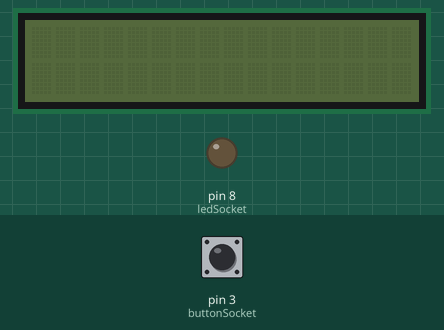
This sketch was run on a simulated Arduino Uno, built with avr-gcc and run on an emulated ATmega328P. Shown: 16×2 character LCD, output pins drawn as LEDs (lit = HIGH). Inputs (shaded band) come from the test bench; at power-on: pin 3 (buttonSocket) LOW.

Above: at 1.2 s.
1.3 s: pin 3 (buttonSocket) pulled HIGH for 0.15 s
At 1.45 s:
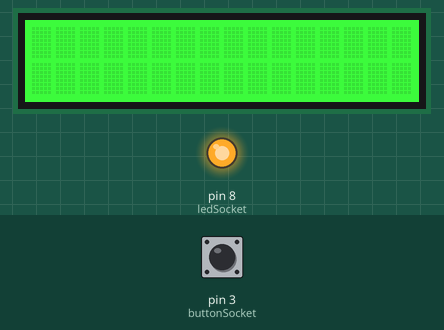
At 2.4 s:
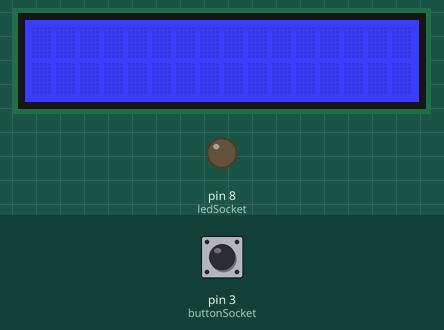
3.1 s: pin 3 (buttonSocket) pulled HIGH for 3.2 s
At 3.15 s:
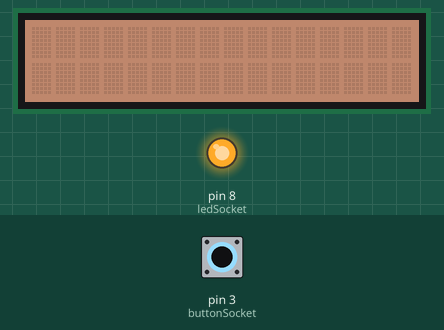
Timing chart, 0 to 7.9 s (numbered marks = the images above; inputs shaded):
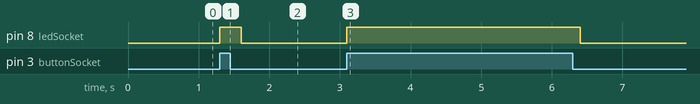

The sketch:

lcd_button.ino
```cpp
//If you use different socket numbers update them below
#include <Wire.h>
#include "rgb_lcd.h"

#define buttonSocket 3
#define ledSocket 8

rgb_lcd lcd;
const int colorR = 0;
const int colorG = 0;
const int colorB = 0;
int delayTime = 100;

//int i;
//int fadeTime = 8;

void setup()
{
  pinMode(buttonSocket, INPUT);
  pinMode(ledSocket, OUTPUT);
  lcd.begin(16, 2);
  lcd.setRGB(colorR, colorG, colorB);
  clearScreen();
}

void loop()
{

 if (digitalRead(buttonSocket)) {
    digitalWrite(ledSocket,HIGH);
     lcd.setRGB(175 , 100, 65);
  delay(delayTime);
  lcd.setRGB(0 , 255, 0);
  delay(delayTime);
  lcd.setRGB(0 , 0, 255);
  delay(delayTime);
//    delay(fadeTime);
  } else {
    digitalWrite(ledSocket, LOW);
  }

  }
  void clearScreen() {
  lcd.setCursor(0, 0);
  lcd.print("                ");
  lcd.setCursor(0, 1);
  lcd.print("                ");
}
```

Measured:
- after the input at 1.3 s, pin 8 (ledSocket): LOW → HIGH at once, → LOW 0.30 s later
- after the input at 3.1 s, pin 8 (ledSocket): LOW → HIGH at once, → LOW 3.3 s later
